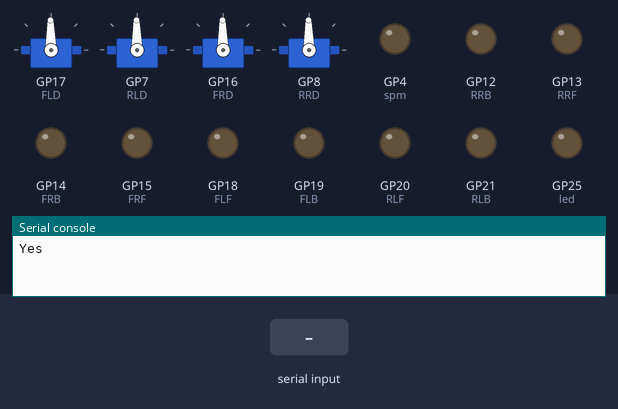
This program was run on a simulated Raspberry Pi Pico running MicroPython. Shown: 4 × servo, output pins drawn as LEDs (lit = HIGH), the last lines printed to the serial console. The inputs (shaded band) are chosen by the test bench. Servo angles are drawn from the pulse width (0.5 ms = 0°, 2.5 ms = 180°).

Above: at 6.2 s.
6.3 s: "01" received over the second serial link
At 7.0 s:
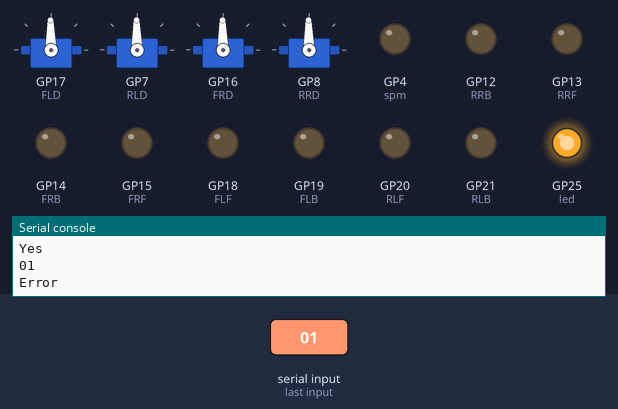
8.0 s: "r" received over the second serial link
9.5 s: "c" received over the second serial link
Timing chart, 0 to 12.5 s (numbered marks = the images above; inputs shaded):
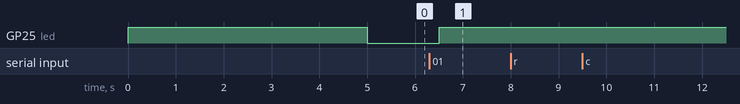

Measured:
- after the input at 6.3 s, GP25 (led): LOW → HIGH after 0.20 s

The program:

main.py
```python
from machine import Pin,UART,reset
from DS import DO,Speed,spy
import _thread

import time
DO(0,0)
print('Yes')
uart = UART(0,baudrate =125000000)

led = Pin(25,Pin.OUT)


while True:
    try:
        if uart.any():
            a=uart.read()
            d=str(a).split("'")[1]
            print(d)
            addr=d[0:2]
            if addr=='01':
                if d[3] == 'r':
                    reset()
                t=d[3:]
                led.off()

                t=t[0:len(t)-1]
                print(f'New command:{t}')

                if t=='c':
                    uart.write('01_c_')
                    print('01_c_')
                    led.on()
                    time.sleep(5)
                    led.off()

                if t=='01':
                    led.on()
                elif t == '02':
                    led.off()
                elif t =='s':
                    print("Yes it spray")
                    spy()
                else:
                    d=t.split(',')
                    if len(d)==2:
                        DO(int(d[0]),int(d[1]))
                    elif len(d) ==3:
                        print('speed= ',Speed)
                        Speed=int(d[2])
                        DO(int(d[0]),int(d[1]))
        time.sleep(0.5)
    except:
        print('Error')
        led.on()
```

DS.py
```python
from machine import Pin,PWM
import utime

max_Speed = (2**16)-1
Speed=5

spm = Pin(4,Pin.OUT)
spm.off()

FLF = PWM(Pin(18), freq=100)
FLB = PWM(Pin(19), freq=100)
FRF = PWM(Pin(15), freq=100)
FRB = PWM(Pin(14), freq=100)


RLF = PWM(Pin(20), freq=100)
RLB = PWM(Pin(21), freq=100)
RRF = PWM(Pin(13), freq=100)
RRB = PWM(Pin(12), freq=100)


FLD = PWM(Pin(17), freq=50)
FRD = PWM(Pin(16), freq=50)
RLD = PWM(Pin(7), freq=50)
RRD = PWM(Pin(8), freq=50)

speeds=[8000,13107,26214,39321,52429,65535]

def servo(angle):
    if angle>=0 and angle<=180:
        return int(1900+(angle/180)*6100)
    return servo(90)

fmotors = [FLF,RLF,FRF,RRF]
rmotors = [FLB,RLB,FRB,RRB]
Lmotors = [FLF,FLB,RLF,RLB]
Rmotors = [FRF,FRB,RRF,RRB]
def direction(deg):
    de=int(deg/2)
    FLD.duty_u16(servo(90+deg))
    RLD.duty_u16(servo(90+deg))
    FRD.duty_u16(servo(90+deg))
    RRD.duty_u16(servo(90+deg))

def forward(s):
    for m in rmotors:
        m.duty_u16(0)
    for i in speeds[0:s+1]:
        for m in fmotors:
            m.duty_u16(i)
        utime.sleep(0.25)


def reverse(s):
    for m in fmotors:
        m.duty_u16(0)
    for i in speeds[0:s+1]:
        for m in rmotors:
            m.duty_u16(i)
        utime.sleep(0.25)

def stop(s):
    for m in rmotors:
        m.duty_u16(0)
    for m in fmotors:
        m.duty_u16(0)

def spy():
    spm.on()
    utime.sleep(1.5)
    spm.off()

c=[stop,forward,reverse,stop,spy]

def DO(deg,di):
    global Speed
    direction(deg)
    c[di](Speed)
```

boot.py
```python
import machine
import time

led = machine.Pin(25,machine.Pin.OUT)

led.on()
time.sleep(5)
led.off()
```
